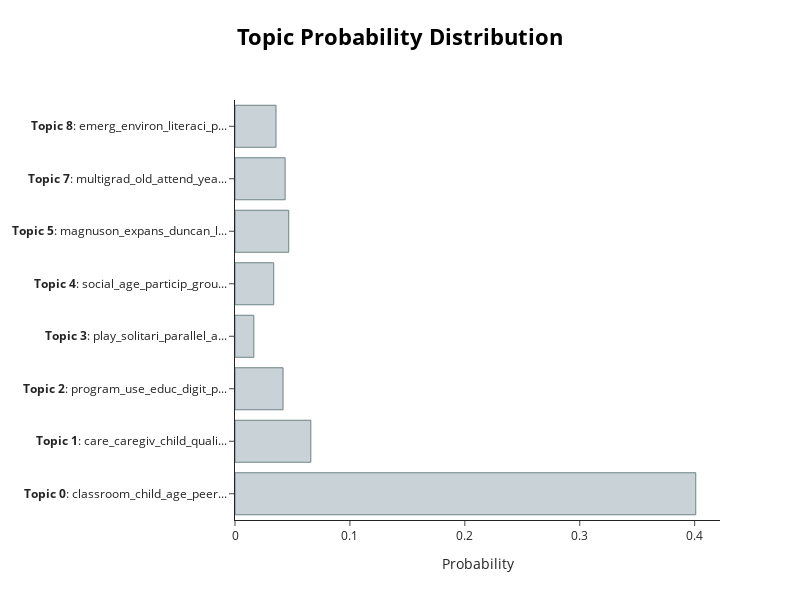

Notebook cell for this chart:
### Markdown cell above
We can also see the topic distribution per document = the probability that the text belongs to each topic (if a topic is not included in the graph, the probability is 0). Eg, the topic distribution for the sixth document:(!python starts counting at 0, so 6th =5)

### Code cell
topic_model.visualize_distribution(probabilities[5])

### Figure 1 — Plotly figure (JSON) as saved in the notebook; plotly's stock layout.template omitted (floating-point values rounded to 4 significant figures)
{"data": [{"marker": {"color": "#C8D2D7", "line": {"color": "#6E8484", "width": 1}}, "orientation": "h", "type": "bar", "x": [0.401, 0.06598, 0.04183, 0.01639, 0.03369, 0.04675, 0.04364, 0.03569], "y": ["<b>Topic 0</b>: classroom_child_age_peer...", "<b>Topic 1</b>: care_caregiv_child_quali...", "<b>Topic 2</b>: program_use_educ_digit_p...", "<b>Topic 3</b>: play_solitari_parallel_a...", "<b>Topic 4</b>: social_age_particip_grou...", "<b>Topic 5</b>: magnuson_expans_duncan_l...", "<b>Topic 7</b>: multigrad_old_attend_yea...", "<b>Topic 8</b>: emerg_environ_literaci_p..."]}], "layout": {"height": 600, "hoverlabel": {"bgcolor": "white", "font": {"family": "Rockwell", "size": 16}}, "title": {"font": {"color": "Black", "size": 22}, "text": "<b>Topic Probability Distribution</b>", "x": 0.5, "xanchor": "center", "y": 0.95, "yanchor": "top"}, "width": 800, "xaxis": {"title": {"text": "Probability"}}}}
